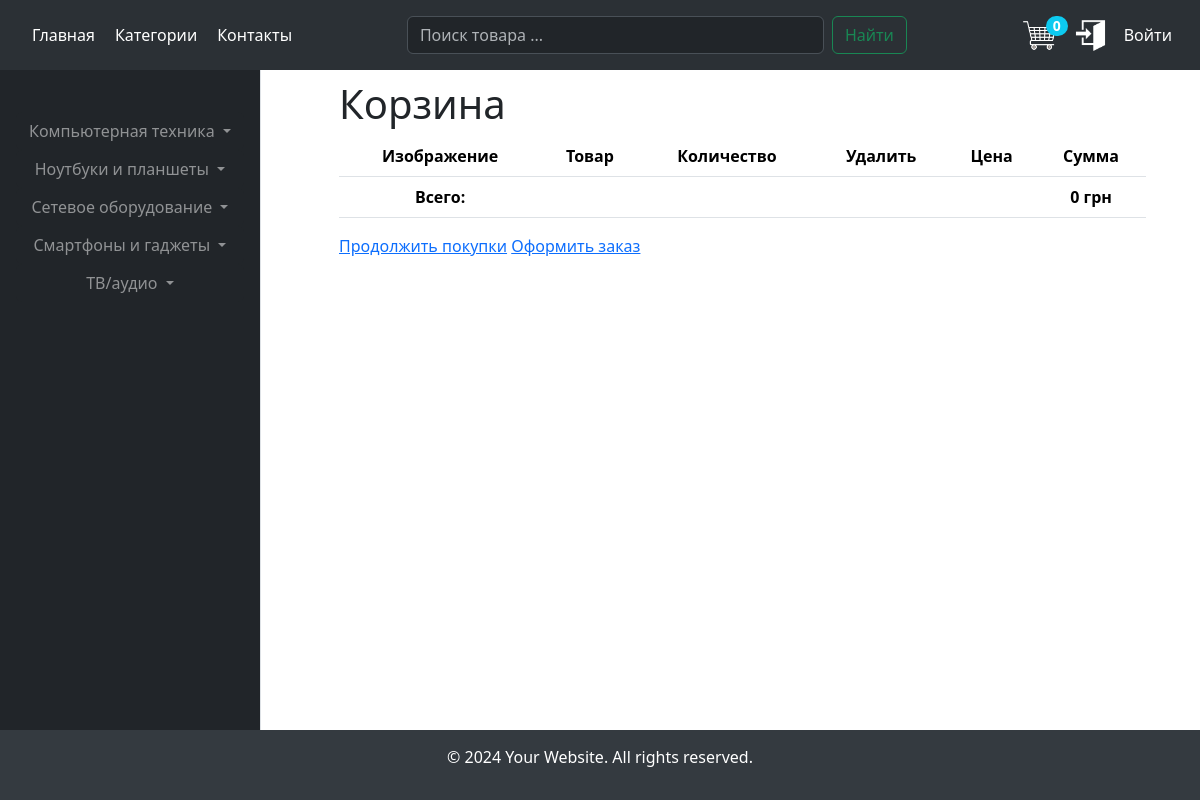
/cart/cart/, run on the app's committed database.
### market/models.py (models this page shows, shortened)
class Category(models.Model):
    name = models.CharField(max_length=200, db_index=True)
    slug = models.SlugField(max_length=200, db_index=True, unique=True)
    image = models.ImageField(upload_to='category_image', blank=True)
    parent = models.ForeignKey('self', related_name='subcategories', on_delete=models.CASCADE, blank=True, null=True)
    class Meta:
        ordering = ('name',)
        verbose_name = 'Категория'
        verbose_name_plural = 'Категории'

### cart/views.py (the view)
# urls.py: path('cart/', views.cart_detail, name='cart_detail'),
def cart_detail(request):
    cart = Cart(request)
    return render(request, 'cart/detail.html', {'cart': cart})

### cart/cart.py (called while the page is built)
    def __len__(self):
        return sum(item['quantity'] for item in self.cart.values())

    def get_total_price(self):
        return sum(Decimal(item['price']) * item['quantity'] for item in self.cart.values())

### cart/context_processors.py (called while the page is built)
def cart(request):
    return {'cart': Cart(request)}

### market/context_processors.py (called while the page is built)
def categories(request):
    return {
        'categories': Category.objects.all()
    }

### templates/cart/detail.html (shortened to what this page needs)
{% extends "market/base.html" %}
{% load static %}
{% block content %}
<div class="container-fluid row-block">
<h1>Корзина</h1>
<table class="table">
    <thead>
    <tr>
        <th scope="col">Изображение</th>
        <th scope="col">Товар</th>
        <th scope="col">Количество</th>
        <th scope="col">Удалить</th>
        <th scope="col">Цена</th>
        <th scope="col">Сумма</th>
    </tr>
    </thead>
    <tbody>
<tr class="total">
    <td><b>Всего:</b></td>
    <td colspan="4"></td>
    <td class="num"><b>{{ cart.get_total_price }} грн</b></td>
</tr>
</tbody>
</table>
<p class="text-right">
    <a href="{% url 'market:product_list' %}" class="button light">Продолжить покупки</a>
    <a href="{% url 'orders:order_create' %}" class="button">Оформить заказ</a>
</p>
</div>
{% endblock %}

### templates/market/base.html (shortened to what this page needs)
<!DOCTYPE html>
<html lang="en">
<head>
    {% load static %}
    <link href="{% static 'market/css/style.css' %}" rel="stylesheet">
    <link href="https://cdn.jsdelivr.net/npm/bootstrap@5.3.3/dist/css/bootstrap.min.css" rel="stylesheet">
</head>
<body>
    <div class="body-content">
        <nav class="navbar bg-body-tertiary fixed-top overflow-hidden" data-bs-theme="dark">
            <div class="container-fluid d-flex justify-content-between align-items-center py-2 flex-nowrap">
                <div class="custom-hidden-header">
                    <a class="header-nav" href="{% url 'market:home' %}">Главная</a>
                    <a class="header-nav" href="{% url 'market:categories_list' %}">Категории</a>
                    <a class="header-nav" href="{% url 'market:contact' %}">Контакты</a>
                </div>
                <form class="d-flex w-50" method="GET" action="{% url 'market:search' %}">
                    <input class="form-control me-2" type="search" name="query" placeholder="Поиск товара ..." aria-label="Search">
                    <button class="btn btn-outline-success" type="submit">Найти</button>
                </form>
                <div class="d-flex align-items-center">
                    <div class="cart-logo_wrapper position-relative me-3">
                        <span class="position-absolute top-0 start-100 translate-middle badge rounded-pill bg-info">
                            {{ cart|length }}
                        </span>
                        <a href="{% url 'cart:cart_detail' %}">
                            <img src="{% static 'market/images/cart.png' %}" alt="Cart" class="img-fluid">
                        </a>
                    </div>
                    <div class="enter-logo_wrapper position-relative me-3" id="hidden">
                        {% if user.is_authenticated %}
                            <a href="javascript:void(0);" onclick="toggleProfileInfo()" class="d-flex align-items-center">
                                <img class="img-fluid me-3" src="{% static 'market/images/user_logo.png' %}" alt="User">
                                <span>{{ user }}</span>
                            </a>
                        {% else %}
                            <a class="open-btn d-flex align-items-center" onclick="openChoiceForm()" href="#">
                                <img class="img-fluid me-3" src="{% static 'market/images/enter_logo.png' %}" alt="Enter">
                                <span>Войти</span>
                            </a>
                        {% endif %}
                    </div>
                </div>
            </div>
        </nav>
        <div class="container">
            <div class="row">
                <div class="col-md-3 bg-dark">
                    <div class="bg-dark custom-hidden sidebar position-fixed vh-100">
                          <div class="btn-group-vertical w-100 bg-dark mt-5" role="group" aria-label="Vertical button group">
                              {% for category in categories %}
                              {% if category.parent is None %}
                              <div class="dropdown w-100">
                                  <button class="text-white-50 btn bg-dark dropdown-toggle category-button" type="button" data-bs-toggle="dropdown" aria-expanded="false">
                                    {{ category.name }}
                                  </button>
                              </div>
                                {% endif %}
                                {% endfor %}
                          </div>
                    </div>
                </div>
                <div class="col-md-9 offset-md-3">
                    <main class="main-content">
            {% block content %}
            {% endblock %}
                    </main>
                </div>
            </div>
        </div>
        <footer class="footer">
            <div class="container-fluid text-center">
                <p>&copy; 2024 Your Website. All rights reserved.</p>
            </div>
        </footer>
    </div>
</body>
</html>

### static/market/css/style.css (style rules this page uses)
* { margin: 0; padding: 0; box-sizing: border-box; }
body { font-family: Arial, sans-serif; background-color: #f8f9fa; margin: 0; padding: 0; color: #333; }
.position-relative { display: flex; flex-direction: row; justify-content: space-between; align-items: stretch; }
form { display: flex; flex-grow: 1; max-width: 500px; }
.cart-logo_wrapper img { max-height: 35px; }
.cart-logo_wrapper .badge { font-size: 14px; padding: 3px 7px; transform: translate(-50%, -10%) !important; }
.enter-logo_wrapper span { font-size: 16px; font-weight: 500; text-decoration: none; color: #FFFFFF; }
.enter-logo_wrapper img { max-height: 35px; }
.enter-logo_wrapper a { text-decoration: none; }
.container { flex-grow: 1 !important; }
.container > .row { margin-top: 5rem; }
.row > div > div { margin-top: 3rem; }
.sidebar { top: 0; left: 0; overflow-y: auto; border-right: 1px solid #dee2e6; padding: 1rem; }
.body-content { display: flex; flex-direction: column; min-height: 100vh; width: 100vw; box-sizing: border-box; padding: 0; margin: 0; overflow-x: hidden; }
.footer { width: 100vw !important; max-width: 100% !important; text-align: center; padding: 15px 0; background-color: #343a40; color: #fff; position: relative; }
.navbar a { font-size: 16px; font-weight: 500; }
.table th { text-align: center; }
.table td { text-align: center; vertical-align: middle; }
.category-button { width: 100%; text-align: left; padding: 10px 15px; min-width: 200px; max-width: 250px; border: 1px solid #218838; }
.header-nav { color: white; text-decoration: none; }
.custom-hidden-header { display:flex; justify-content:space-between; align-items-center; margin-left: 20px; gap: 20px; }

### data on the page
Category: name "Компьютерная техника"
Category: name "Ноутбуки и планшеты"
Category: name "Сетевое оборудование"
Category: name "Смартфоны и гаджеты"
Category: name "ТВ/аудио"

### other printed values
{{ cart|length }} "0"
{{ cart.get_total_price }} "0"
